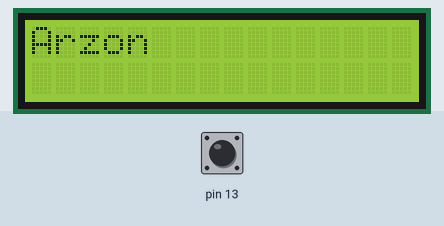
The sketch below on a simulated Arduino Uno, built with avr-gcc and run on an emulated ATmega328P. On the bench: 16×2 character LCD. The test bench sets the inputs (shaded band); at power-on: pin 13 HIGH.

Above: at 1.2 s.
1.3 s: pin 13 pulled LOW for 0.15 s
At 17.16 s:
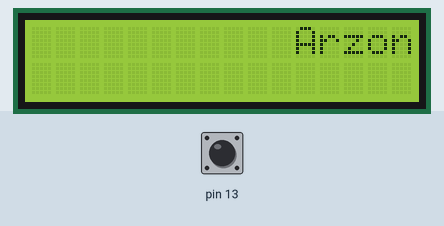
At 18.09 s:
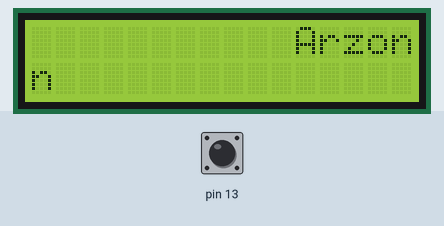
Timing chart, 0 to 18.7 s (numbered marks = the images above; inputs shaded):
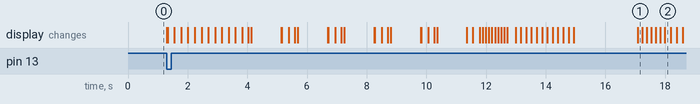

The sketch:

Moving_name.ino
```cpp
// date: 7/23/2026
// Moving_Name by: Arz0n

// initialize the (veeeerrrryyyy cool) library with the numbers of the interface pins
#include <LiquidCrystal.h>
LiquidCrystal lcd(7, 8, 9, 10, 11, 12);
int r = 0;
int t = 0;
int c = 0;
int s = 200;
bool interception = false;
bool enabled = false;

void setup() {
  lcd.begin(16, 2);
  pinMode(13, INPUT_PULLUP);
}

void loop() {
  if(digitalRead(13) == LOW) {
    enabled = true;
    while(enabled == true) {
      lcd.setCursor(0, 0);
      lcd.print("                        ");
      delay(10);
      lcd.setCursor(0, 1);
      lcd.print("                        ");
      delay(10);
      lcd.setCursor(r, c);
      lcd.print("Arzon");
      delay(s);
      if(s == 150 && r == 12) {
        r = 11;
        delay(2000);
        lcd.setCursor(r, c);
        lcd.print("Arzon");
        delay(s);
        lcd.setCursor(r, c);
        lcd.print("AArzo");
        delay(s);
        lcd.setCursor(r, c);
        lcd.print("ArArz");
        delay(s);
        lcd.setCursor(r, c);
        lcd.print("ArzAr");
        delay(s);
        lcd.setCursor(r, c);
        lcd.print("ArzoA");
        delay(s);
        lcd.setCursor(r, c);
        lcd.print("Arzon");
        delay(s);
        c = 1;
        s = 200;
        r = 0;
        enabled = false;
        bool appear = true;
        if(appear == true) {
          lcd.setCursor(0, 1);
          lcd.print("n");
          delay(200);
          lcd.setCursor(0, 1);
          lcd.print("on");
          delay(200);
          lcd.setCursor(0, 1);
          lcd.print("zon");
          delay(200);
          lcd.setCursor(0, 1);
          lcd.print("rzon");
          delay(200);
          lcd.setCursor(0, 1);
          lcd.print("Arzon");
          delay(200);
          appear = false;
          interception = true;
        }
        if(interception == true) {
          lcd.setCursor(0, 0);
          lcd.print("                     ");
          lcd.setCursor(11, 1);
          lcd.print("Arzon");
          delay(1000);
          lcd.setCursor(7, 1);
          lcd.print("--");
          delay(1000);
          bool minus = true;
          int q = 0;
          while(minus == true) {
            lcd.setCursor(q, 1);
            lcd.print(" ");
            delay(100);
            q += 1;
            if(q == 16) {
              minus = false;
              r = 0;
              t = 0;
              c = 0;
              s = 200;
              lcd.setCursor(0, 0);
              lcd.print("000000000000000000000");
              lcd.setCursor(0, 1);
              lcd.print("000000000000000000000");
              delay(10000);
            }
          }
        }
      }
      r = r + 1;
      if(r == 12 && c == 0 && s == 200) {
        lcd.setCursor(10, 0);
        lcd.print("Arzon ");
        delay(100);
        lcd.setCursor(9, 0);
        lcd.print("Arzon  ");
        delay(1000);
        enabled = true;
        r = 10;
        t = t + 1;
        if(t == 5) {
          lcd.setCursor(0, 0);
          lcd.print("                  ");
          lcd.setCursor(8, 0);
          lcd.print("  Arzon");
          delay(200);
          lcd.setCursor(9, 0);
          lcd.print("   Arzon");
          delay(200);
        }
      }
      while(t == 5) {
      r = r - 1;
      enabled = false;
      lcd.setCursor(0, 0);
      lcd.print("                        ");
      delay(10);
      lcd.setCursor(0, 1);
      lcd.print("                        ");
      delay(10);
      lcd.setCursor(r, 0);
      lcd.print("Arzon");
      delay(75);
      if(r == 0) {
        t = 0;
        r = 0;
        enabled = true;
        s = 150;
        }
      }
    }
    delay(1000);
  }
  else {
  lcd.setCursor(0, 0);
  lcd.print("Arzon");
  }
}
```

Measured:
- after the input at 1.3 s, the display: first changes at once (image 1 shows a later state)
